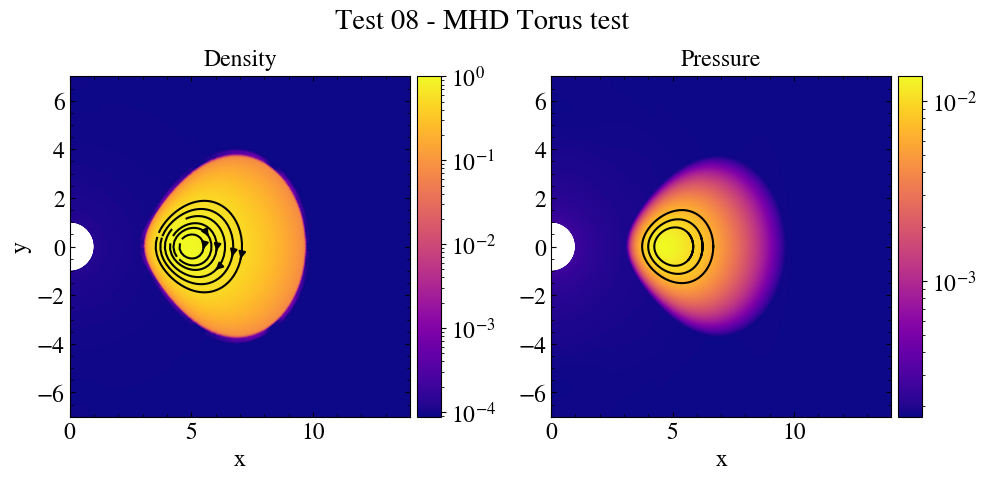

The script that saved this image:
"""
MHD Torus test (configuration 4)

This test shows how to plot two quantities in two different subplots, together
with the plotting of streamlines in one of them and the plotting of the field
lines in the other one.

The package "os" is loaded to create the path to the directory
$PLUTO_DIR/Test_Problems/MHD/Torus, where the MHD torus test problem is located.

The data is loaded into a pload object D and the Image class is created. The
create_axes method is used to create two plots for the two variables. The
display method is used to plot the density and the pressure in the two subplots,
while the streamplot method and the find_fieldlines method are used to compute
and then plot streamlines and fieldlines of the magnetic field. Note that the
magnetic field components needs to be converted from spherical into cartesian
through the cartesian_vector method before converting them on the cartesian
mesh grid. The image is then saved and shown on screen.
"""

# Loading the relevant packages
import pyPLUTO as pp
import os
import numpy as np

# Transforming the magnetic field components from polar to cartesian coordinates
def cart_vec(Bx1,Bx2,x1,x2):
    Bx = Bx1*np.sin(x2) + Bx2*np.cos(x2)
    Bz = Bx1*np.cos(x2) - Bx2*np.sin(x2)
    return Bx, Bz

# Creating the path for the data directory
plutodir = os.environ['PLUTO_DIR']
wdir     = plutodir + '/Test_Problems/MHD/Torus'

# Loading the data into a pload object D
D = pp.Load(path = wdir)

# Creating the image
I = pp.Image(nwin = 2, figsize = [11,5], suptitle = 'Test 08 - MHD Torus test')

# Creating the subplots (2 for the different variables)
ax = I.create_axes(ncol = 2, top = 0.91)

# Compute the magnetic field magnitude
B2 = np.sqrt(D.Bx1**2 + D.Bx2**2 + D.Bx3**2)

# Plotting the data (colorbars adaptively positioned)
I.display(D.rho, x1 = D.x1p, x2 = D.x2p,
                             cpos = 'right',
                             aspect = 'equal',
                             ax = 0,
                             cscale = 'log',
                             title = 'Density',
                             shading = 'gouraud',
                             xtitle = 'x',
                             ytitle = 'y',
                             xrange = [0,14],
                             yrange =[-7,7])

I.display(D.prs, x1 = D.x1p, x2 = D.x2p,
                             cpos = 'right',
                             aspect = 'equal',
                             ax = 1,
                             cscale = 'log',
                             title = 'Pressure',
                             shading = 'gouraud',
                             xtitle = 'x',
                             xrange = [0,14],
                             yrange =[-7,7])

# Convert the magnetic field into cartesian components and cartesian geid
Bx, Bz = D.cartesian_vector('B')
xc, yc, Bx, Bz =  D.reshape_cartesian(Bx, Bz, nx1 = 500)

# Plot the magnetic field lines in two different ways
I.streamplot(Bx, Bz, x1 = xc, x2 = yc,
                              ax = 0,
                              c = 'gray',
                              lw = 0.7,
                              vmin = 1.e-5,
                              density = 5)

lines = D.find_fieldlines(Bx, Bz, x1 = xc, x2 = yc,
                          x0 = [3.75,4,4.25], y0 = [0,0,0], maxstep = 0.07)

I.plot(lines[0][0], lines[0][1], ax = 1, c = 'gray')
I.plot(lines[1][0], lines[1][1], ax = 1, c = 'gray')
I.plot(lines[2][0], lines[2][1], ax = 1, c = 'gray')

# Saving the image and showing the plots
I.savefig('test08_torus.png')
pp.show()
